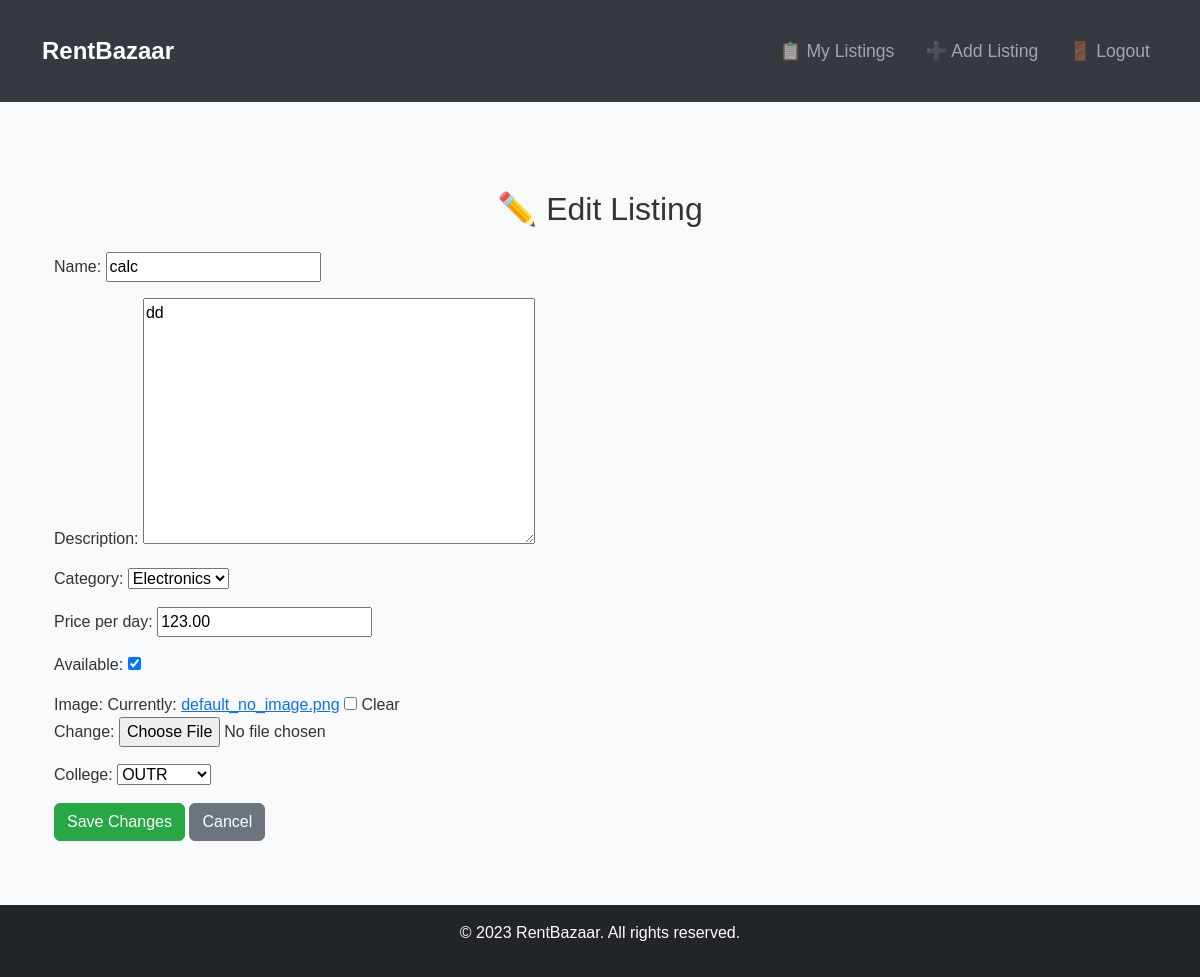
/rentals/edit/3/ (signed in), run on the app's committed database.
### rentals/models.py (models this page shows, shortened)
class RentalItem(models.Model):
    CATEGORY_CHOICES = [
        ('electronics', 'Electronics'),
        ('fashion', 'Fashion'),
        ('books', 'Books'),
        ('vehicles', 'Vehicles'),
        ('appliances', 'Appliances'),
        ('others', 'Others'),
    ]
    COLLEGE_CHOICES = [
        ('OUTR', 'OUTR'),
        ('Silicon', 'Silicon'),
        ('ITER', 'ITER'),
        ('IIIT BBSR', 'IIIT BBSR'),
        ('IIT BBSR', 'IIT BBSR'),
    ]
    name = models.CharField(max_length=255)
    description = models.TextField()
    category = models.CharField(max_length=50, choices=CATEGORY_CHOICES)
    price_per_day = models.DecimalField(max_digits=10, decimal_places=2)
    available = models.BooleanField(default=True)
    created_at = models.DateTimeField(auto_now_add=True)
    owner = models.ForeignKey(User, on_delete=models.CASCADE)
    college = models.CharField(max_length=50, choices=COLLEGE_CHOICES, default='OUTR')  # Added college field
    image = models.ImageField(upload_to='rental_images/', blank=True, null=True, default='default_no_image.png')

### rentals/views.py (the view)
# urls.py: path('edit/<int:id>/', edit_listing, name='edit_listing'),
@login_required(login_url='login')
def edit_listing(request, id):
    listing = get_object_or_404(RentalItem, id=id, owner=request.user)
    if request.method == "POST":
        form = RentalItemForm(request.POST, request.FILES, instance=listing)
        if form.is_valid():
            form.save()
            return redirect('manage_listings')
    else:
        form = RentalItemForm(instance=listing)
    return render(request, 'rentals/edit_listing.html', {'form': form})

### rentals/forms.py
class RentalItemForm(forms.ModelForm):
    class Meta:
        model = RentalItem
        fields = ['name', 'description', 'category', 'price_per_day', 'available','image','college']

### rentals/templates/rentals/edit_listing.html (shortened to what this page needs)
{% extends 'rentals/base.html' %}
{% block content %}
<div class="container">
    <h2 class="text-center my-4">✏️ Edit Listing</h2>
    <form method="post">
        {{ form.as_p }}
        <button type="submit" class="btn btn-success">Save Changes</button>
        <a href="{% url 'manage_listings' %}" class="btn btn-secondary">Cancel</a>
    </form>
</div>
{% endblock %}

### rentals/static/rentals/css/styles.css (style rules this page uses)
body { font-family: 'Poppins', sans-serif; background-color: #f8f9fa; color: #333; }
.container { padding-top: 20px; padding-bottom: 20px; }
.btn-success { background-color: #28a745; border-color: #28a745; }
.text-center { text-align: center; }

### data on the page
RentalItem: name "calc", description "dd", category "Electronics", price_per_day "123.00", available "☑", college "OUTR"
